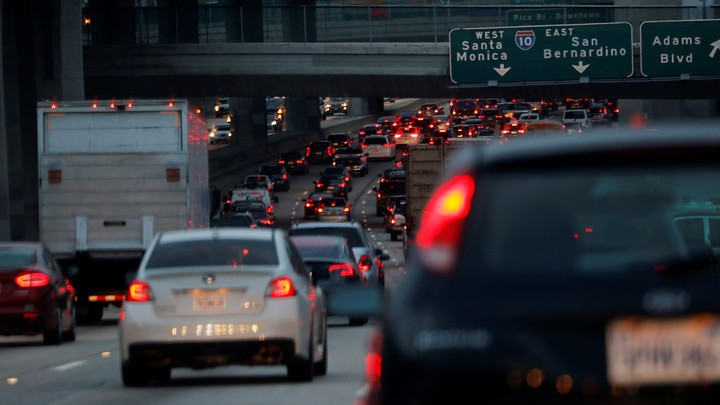
#> input picture images/cars2.jpg, 720 x 405 px
$ python car_detector.py
#> lines starting #> are read from the running program, lines starting #| are printed output that depends on the picture; after the words box and inside, x2 and y2 are one past the last pixel; in counts of white or black regions, pixels touching at a corner belong together
"""detect cars in an image"""

import cv2
import random

# image file
img_file = random.choice(['images/cars.jpg', 'images/cars2.jpg', 'images/cars3.jpg'])

# pre-trained car classifier
car_detection_file = 'classifier_files/vehicle_detection_haarcascades.xml'

# create opencv image
img = cv2.imread(img_file)
#> img is the input picture: shape (405, 720, 3); mean B, G, R 53.6, 48.5, 48

# create a car classifier object
car_tracker = cv2.CascadeClassifier(car_detection_file)

# convert image to black and white - makes algorith faster
black_n_white = cv2.cvtColor(img, cv2.COLOR_BGR2GRAY)
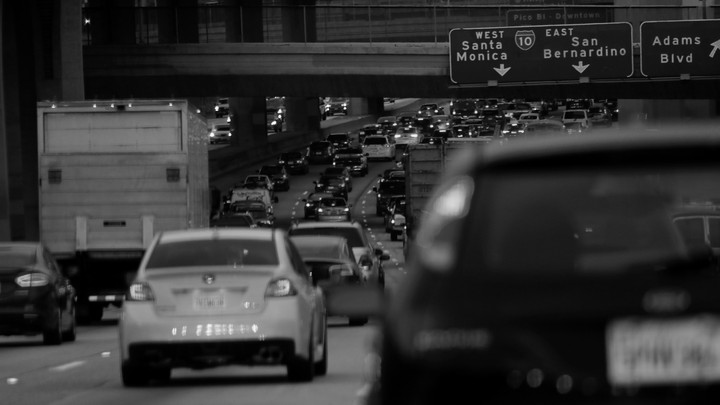
#> black_n_white: shape (405, 720); min 0, max 254, mean 48.9

# apply classifier object on image to detect cars
cars = car_tracker.detectMultiScale(black_n_white)
#> cars = [[219, 269, 35, 35], [93, 197, 42, 42], [187, 345, 58, 58], [232, 350, 49, 49]]
# print(cars)

# draw rectangles around the cars in the image
for x, y, w, h in cars:
    cv2.rectangle(img, (x,y), (x+w, y+h), (0,0,250), 2)
#> this loop made 4 passes
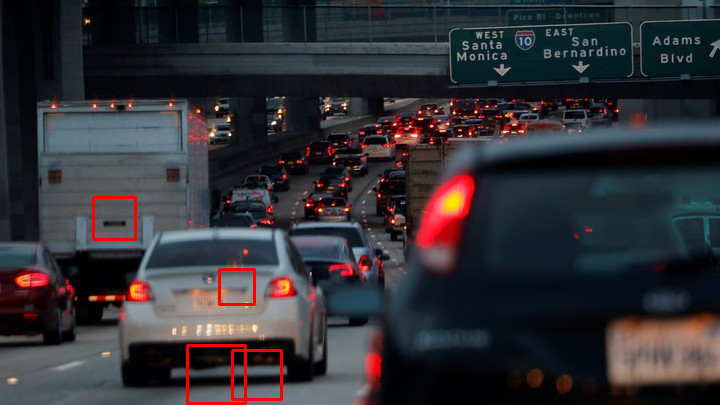
#> img: shape (405, 720, 3); 0.75% of pixels changed, all inside (x1, y1, x2, y2) = (92, 196, 283, 405)

# display image
cv2.imshow('Cars on a highway', img)


# Wait for key press - Don't autoclose
cv2.waitKey()

# print("Code completed")

$ run again, with images/pedestrians.jpg copied over images/cars2.jpg
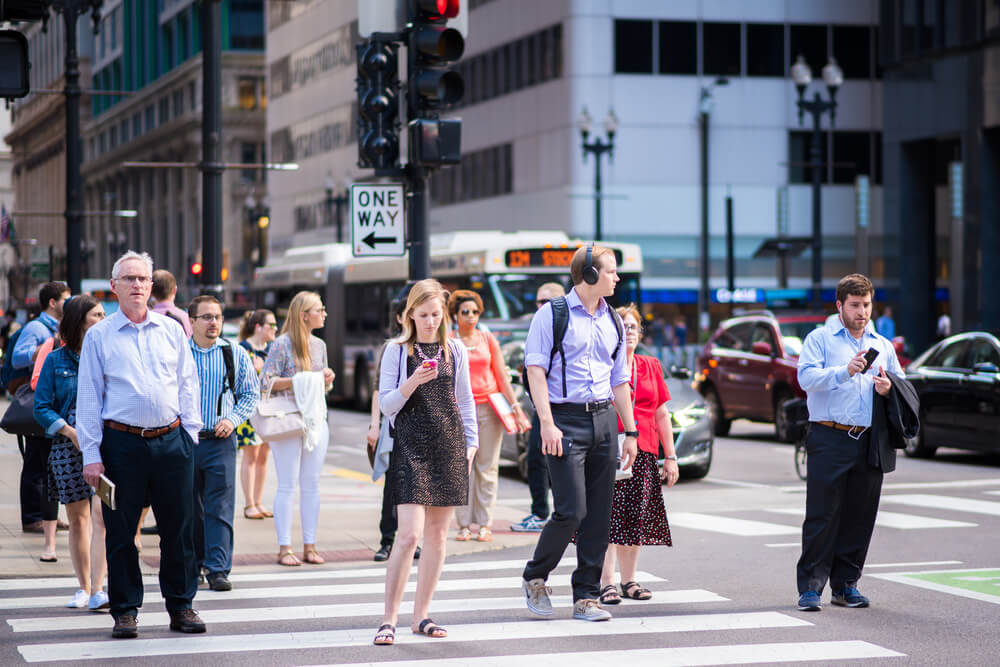
#> input picture images/pedestrians.jpg, 1000 x 667 px
#> img is the input picture: shape (667, 1000, 3); mean B, G, R 123.9, 112.8, 114.7
#> `black_n_white = cv2.cvtColor(img, cv2.COLOR_BGR2GRAY)`:
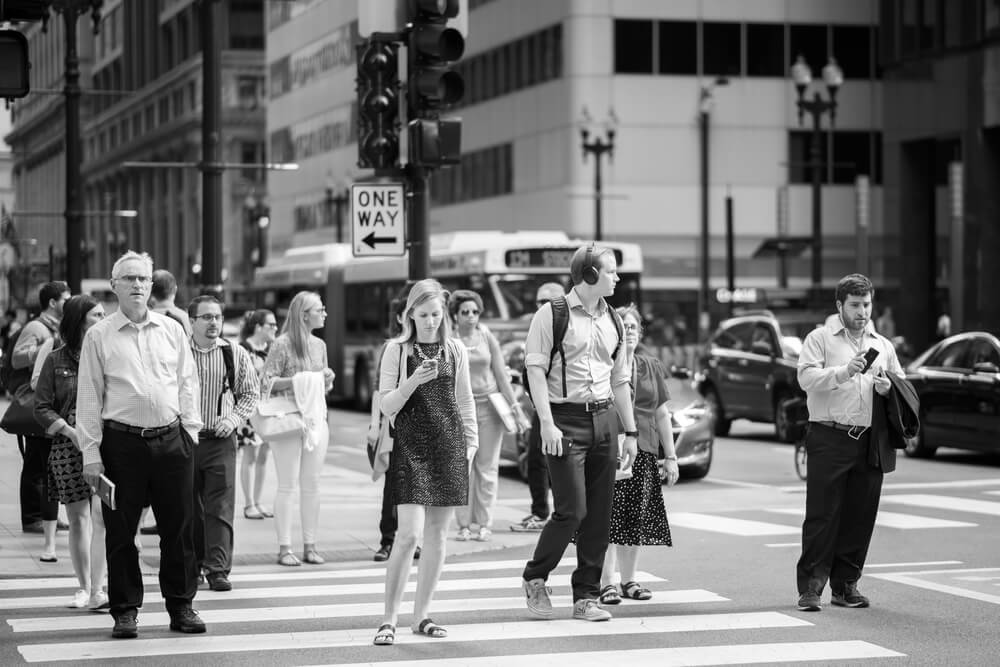
#> black_n_white: shape (667, 1000); min 0, max 255, mean 114.6
#> cars = [[2, 543, 22, 22], [34, 543, 28, 28], [595, 584, 30, 30], [238, 495, 35, 35], [580, 599, 35, 35], [664, 441, 52, 52], [457, 547, 45, 45], [90, 600, 56, 56], [157, 592, 61, 61]]
#> the loop `for x, y, w, h in cars:` made 9 passes
#> after the loop `for x, y, w, h in cars:`:
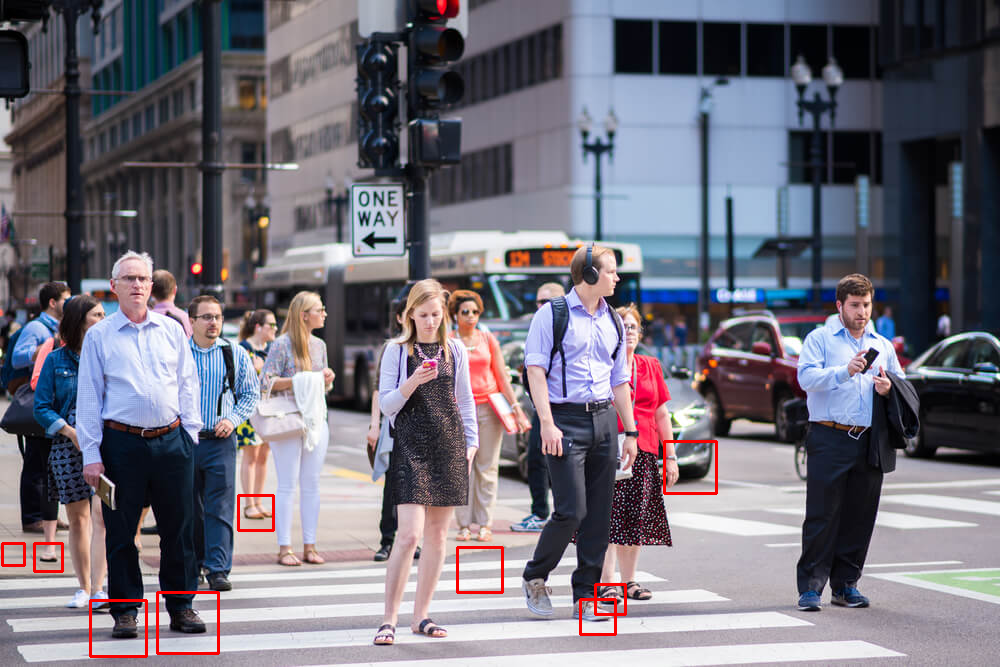
#> img: shape (667, 1000, 3); 0.65% of pixels changed, all inside (x1, y1, x2, y2) = (1, 440, 718, 658)

$ run again, with images/pedestrians2.jpg copied over images/cars2.jpg
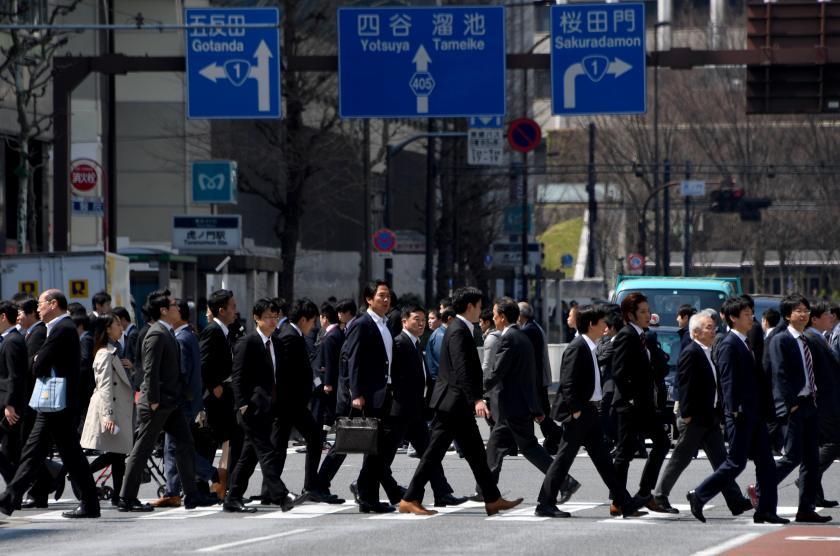
#> input picture images/pedestrians2.jpg, 840 x 556 px
#> img is the input picture: shape (556, 840, 3); mean B, G, R 67.8, 59.1, 56.5
#> `black_n_white = cv2.cvtColor(img, cv2.COLOR_BGR2GRAY)`:
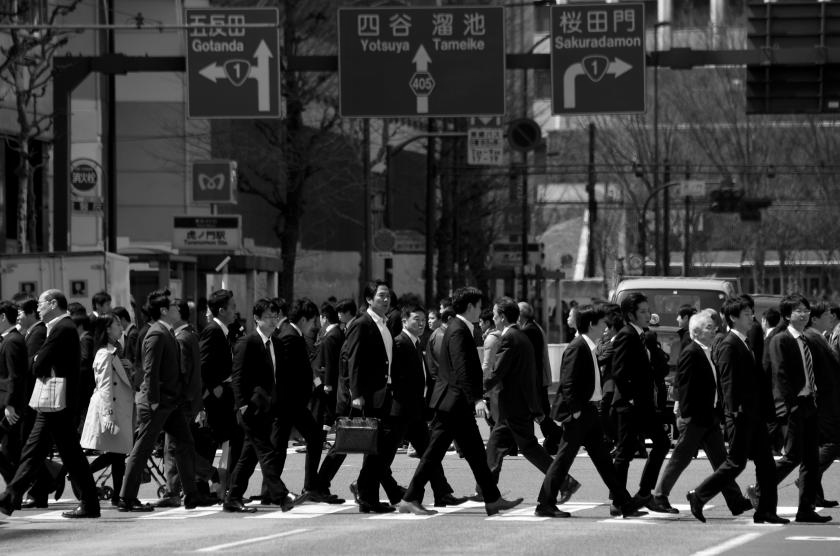
#> black_n_white: shape (556, 840); min 0, max 255, mean 59.3
#> cars = [[326, 404, 51, 51]]
#> the loop `for x, y, w, h in cars:` made 1 pass
#> after the loop `for x, y, w, h in cars:`:
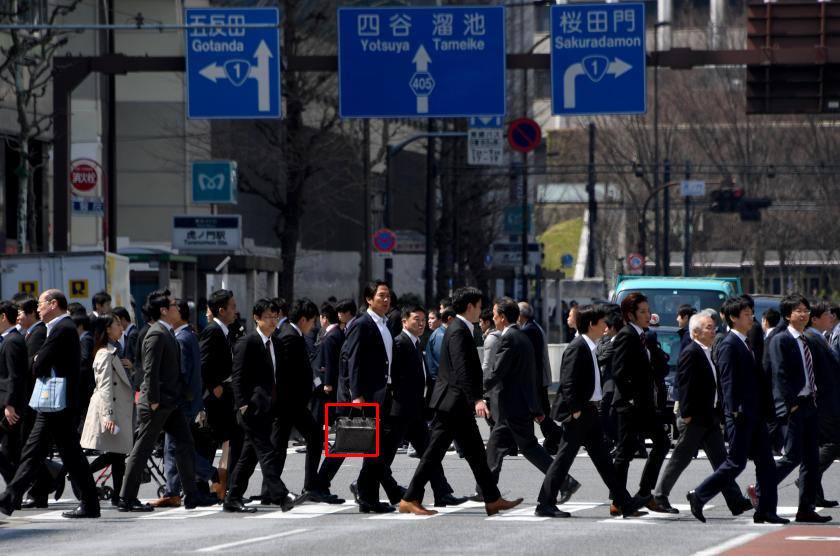
#> img: shape (556, 840, 3); 0.13% of pixels changed, all inside (x1, y1, x2, y2) = (325, 403, 379, 457)
